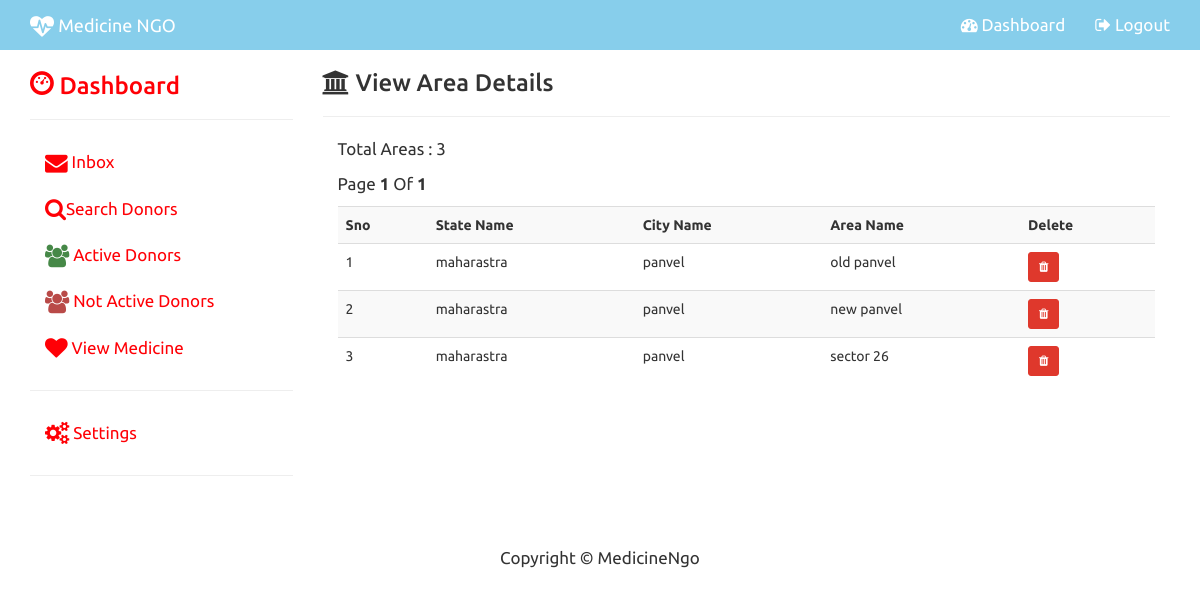
Screenshot of /MedicineNgo/admin_view_area.php (signed in) with the database file from the repository.
### tables this page shows
CREATE TABLE `area` (
  `AREA_ID` int(11) NOT NULL,
  `CITY_ID` int(11) NOT NULL,
  `STATE_ID` int(11) NOT NULL,
  `AREA_NAME` varchar(150) NOT NULL
);

CREATE TABLE `state` (
  `STATE_ID` int(11) NOT NULL,
  `STATE_NAME` varchar(150) NOT NULL,
  `COUNTRY_ID` int(11) NOT NULL
);

CREATE TABLE `city` (
  `CITY_ID` int(11) NOT NULL,
  `STATE_ID` int(11) NOT NULL,
  `CITY_NAME` varchar(150) NOT NULL
);

### MedicineNgo/admin_view_area.php (the view, shortened to what this page needs)
<?php
include("config.php");
 $sql="SELECT * FROM area";
$result=$con->query($sql);
$rows=$result->num_rows;
$page_rows=5;
$last=ceil($rows/$page_rows);
$pagenum=1;
$limit='LIMIT '.($pagenum-1)*$page_rows.','.$page_rows;
$sql="Select state.STATE_NAME, city.CITY_NAME, area.AREA_NAME, area.AREA_ID
From area Inner Join
  city On area.CITY_ID = city.CITY_ID Inner Join
  state On area.STATE_ID = state.STATE_ID $limit ";
 $textline1="Total Areas : $rows";
 $textline2="Page  <b>$pagenum</b> Of <b>$last</b>";
 $list='';
 $result=$con->query($sql);
						if($result->num_rows>0)
						{
								$list.= "<table class='table table-striped' >";
									$list.= "<tr>
											<th>Sno</th>
											<th>State Name</th>
											<th>City Name</th>
											<th>Area Name</th>
											<th>Delete</th>
										</tr>";
										$i=0;
										while($row=$result->fetch_assoc())
										{
											$i++;
											$list.="<tr>";
												$list.= "<td>$i</td>";
												$list.= "<td>".$row["STATE_NAME"]."</td>";
												$list.= "<td>".$row["CITY_NAME"]."</td>";
												$list.= "<td>".$row["AREA_NAME"]."</td>";
												$list.= "<td><a href='admin_del_area.php?id=".$row["AREA_ID"]."' class='btn btn-danger btn-sm'><i class='fa fa-trash'></i></a></td>";
											$list.="</tr>";
										}
								$list.= "</table>";
						}
?>
<!DOCTYPE html>
<html lang="en">
	<head>
			<?php include("admin_head.php");?>
	</head>
	<body>
<?php include("admin_topnav.php"); ?>
<div class="container">
	<div class="row">
		<div class="col-sm-3">
			<?php include("admin_side_nav.php");?>
		</div>
		<div class="col-sm-9" >
			<h3><i class="fa fa-bank"></i> View Area Details </h3><hr>
				<div class="col-md-12">
				<p><?php echo $textline1; ?></p>
				<p><?php echo $textline2; ?></p>
				<?php echo $list; ?>
				</div>
			</div>
		</div>
	</div>
	 <?php include("admin_footer.php"); ?>
	</body>
</html>

### MedicineNgo/css/modern-business.css (style rules this page uses)
html, body { height: 100%; }
body { padding-top: 50px; }
p,li { font-size:17px; }

### rows the page displays
area: STATE_ID.STATE_NAME "maharastra", CITY_ID.CITY_NAME "panvel", AREA_NAME "old panvel"
area: STATE_ID.STATE_NAME "maharastra", CITY_ID.CITY_NAME "panvel", AREA_NAME "new panvel"
area: STATE_ID.STATE_NAME "maharastra", CITY_ID.CITY_NAME "panvel", AREA_NAME "sector 26"

### other values shown
$textline1 "Total Areas : 3"
$pagenum "1"
$last "1"
